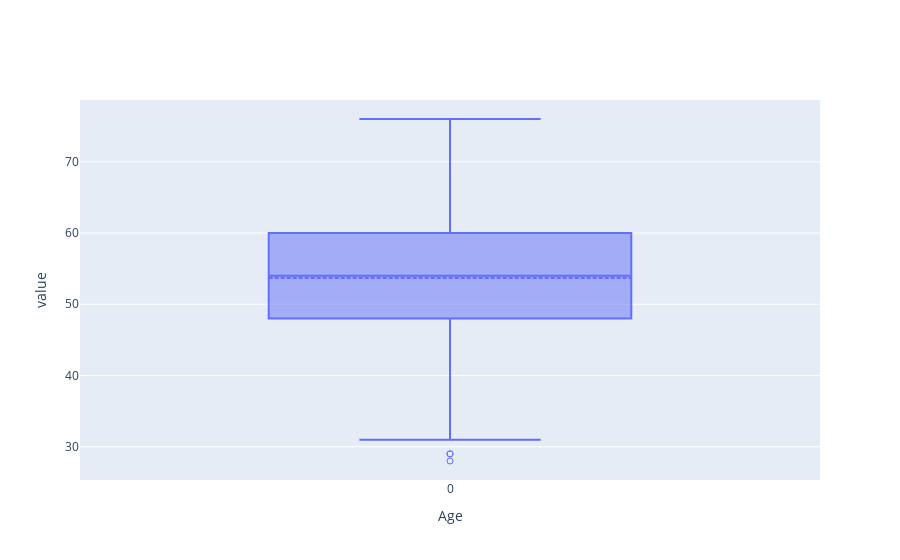

The cell this chart's notebook holds for it:
### Code cell
psdf_train['Age'].plot.box()

### Figure 1 — Plotly figure (JSON) as saved in the notebook; plotly's stock layout.template omitted (floating-point values rounded to 4 significant figures)
{"data": [{"boxpoints": "suspectedoutliers", "lowerfence": [31], "mean": [53.69], "median": [54], "name": "Age", "notched": false, "q1": [48], "q3": [60], "type": "box", "upperfence": [76], "y": [[29, 29, 28]]}], "layout": {"autosize": true, "xaxis": {"autorange": true, "range": [-0.5, 0.5], "title": {"text": "Age"}}, "yaxis": {"autorange": true, "range": [25.33, 78.67], "title": {"text": "value"}, "type": "linear"}}}
